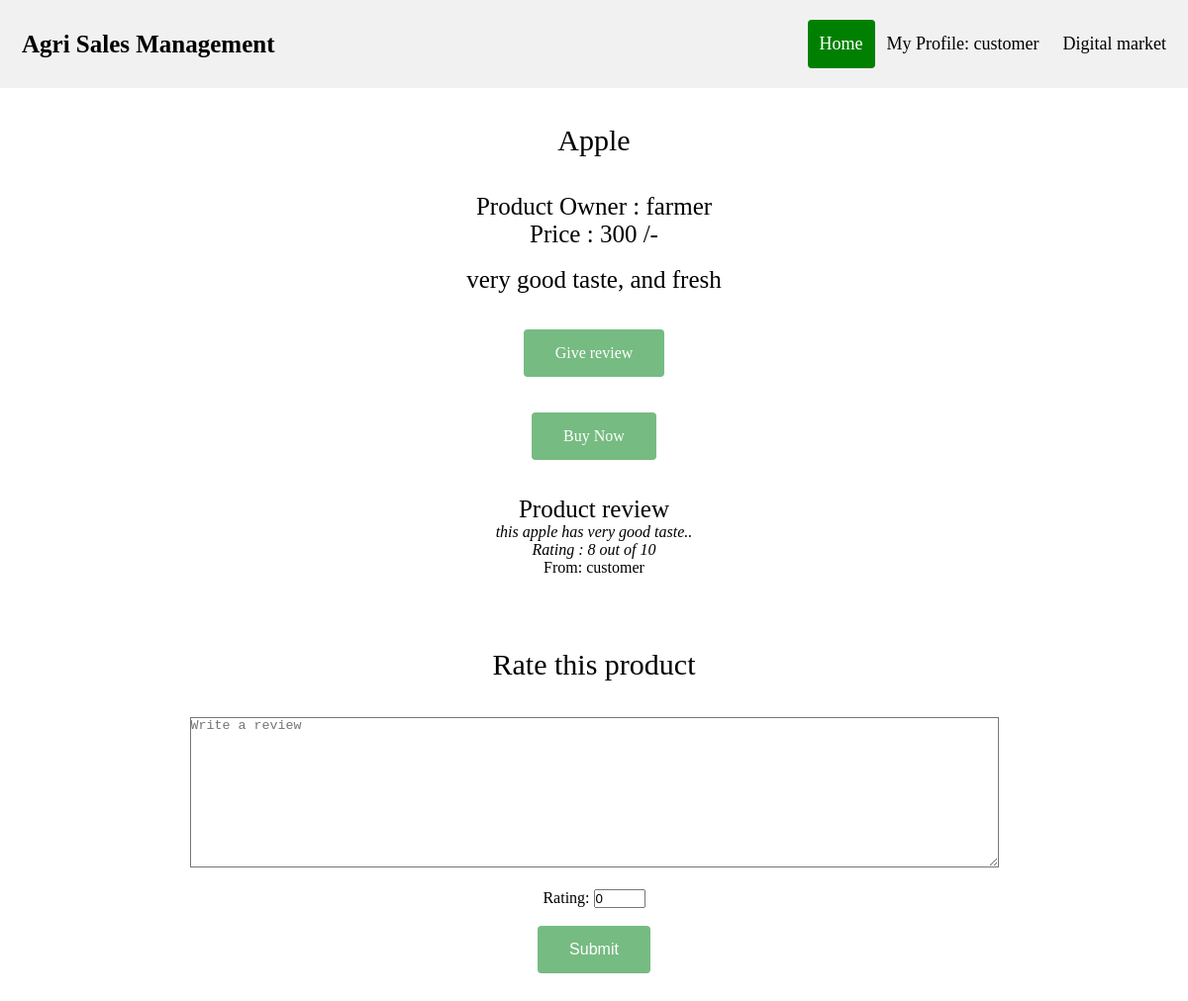
Screenshot of /review.php?pid=42 (signed in) with the database file from the repository.
### tables this page shows
CREATE TABLE `fproduct` (
  `fid` int(255) NOT NULL,
  `pid` int(255) NOT NULL,
  `product` varchar(255) NOT NULL,
  `pcat` varchar(255) NOT NULL,
  `pinfo` varchar(255) NOT NULL,
  `price` float NOT NULL
);

CREATE TABLE `farmer` (
  `fid` int(255) NOT NULL,
  `fname` varchar(255) NOT NULL,
  `fusername` varchar(255) NOT NULL,
  `fpassword` varchar(255) NOT NULL,
  `fhash` varchar(255) NOT NULL,
  `femail` varchar(255) NOT NULL,
  `fmobile` varchar(255) NOT NULL,
  `faddress` text NOT NULL
);

CREATE TABLE `review` (
  `pid` int(255) NOT NULL,
  `name` varchar(255) NOT NULL,
  `rating` int(5) DEFAULT NULL,
  `comment` text DEFAULT NULL
);

### review.php (the view, shortened to what this page needs)
<?php
	require 'db.php';
	$pid = $_GET['pid'];
?>
<!DOCTYPE html>
<html>
<head>
		<link rel="stylesheet" href="css/style1.css">
</head>
<body>
				<?php
					require 'menu.php';
					$sql="SELECT * FROM fproduct WHERE pid = '$pid'";
					$result = mysqli_query($conn, $sql);
					$row = mysqli_fetch_assoc($result);
					$fid = $row['fid'];
					$sql = "SELECT * FROM farmer WHERE fid = '$fid'";
					$result = mysqli_query($conn, $sql);
					$frow = mysqli_fetch_assoc($result);
					?>
				<section id="main">
						<div class="container">
							<div class="row">
								<center>
								<div>
									<br><br>
									<b><p style="font: 30px Times new roman;"><?= $row['product']; ?></p></b>
									<br><br>
									<p style="font: 25px Times new roman;">Product Owner : <?= $frow['fname']; ?></p>
									<p style="font: 25px Times new roman;">Price : <?= $row['price'].' /-'; ?></p>
								</div>
								</center>
							</div>
							<br>
							<center>
							<div class="row">
								<div style="font: 25px Times new roman;">
									<?= $row['pinfo']; ?>
								</div>
							</div>
							</center>
						</div>
						<br><br>
						<div class="12u$">
                            <center>
                                <div class="row uniform">
                                    <div>
										<a href="#review" class="buttonfit" style="text-decoration: none;">Give review</a>
										<br><br><br>
                                        <a href="buyNow.php?pid=<?= $pid; ?>" class="buttonfit" style="text-decoration: none;">Buy Now</a>
                                    </div>
                                </div>
                            </center>
                        </div>
					<div class="container">
					<center>
					<br><br>
					<b><p style="font: 25px Times new roman;">Product review</p></b>
					<div class="row">
						<?php
							$sql = "SELECT * FROM review WHERE pid='$pid'";
							$result = mysqli_query($conn, $sql);
						?>
						<div>
							<?php
								if($result) :
									while($row1 = $result->fetch_array()) :
							?>
							<div class="con">
								<div class="row">
									<div class="col-sm-4">
										<em style="color: black;"><?= $row1['comment']; ?></em>
									</div>
									<div class="col-sm-4">
										<em style="color: black;"><?php echo "Rating : ".$row1['rating'].' out of 10';?></em>
									</div>
								</div>
								<span class="time-right" style="color: black;"><?php echo "From: ".$row1['name']; ?></span>
								<br /><br />
							</div>
							<?php endwhile; endif;?>
						</div>
					</div>
					</center>
				</section>
					<section class="review" id="review">
					<div class="container">
						<center>
						<b><p style="font: 30px Times new roman; align: left;">Rate this product</p></b>
						<br><br>
						<form method="POST" action="reviewInput.php?pid=<?= $pid; ?>">
							<div class="row">
								<div class="col-sm-7">
									<textarea style="background-color:white;color: black;" rows="10" cols="100" name="comment" placeholder="Write a review"></textarea>
								</div>
								<div class="col-sm-5">
									<br >
									Rating: <input type="number" min="0" max="10" name="rating" value="0"/>
								</div>
							</div>
								<br>
									<input class="buttonfit" type="submit">
								<br><br><br><br>
						</form>
						</center>
					</div>
					</section>
</body>
</html>

### css/style1.css (style rules this page uses)
* { margin: 0; padding: 0; box-sizing: border-box; }
.buttonfit { background-color:rgba(31, 145, 50, 0.61); border-radius: 4px; border: 0px; color: white; padding: 15px 32px; text-align: center; text-decoration: none; display: inline-block; font-size: 16px; }

### rows the page displays
fproduct: product "Apple", price "300", pinfo "very good taste, and fresh"
farmer: fname "farmer"
review: comment "this apple has very good taste..", rating "8", name "customer"

### other values shown
$loginProfile "My Profile: customer"
